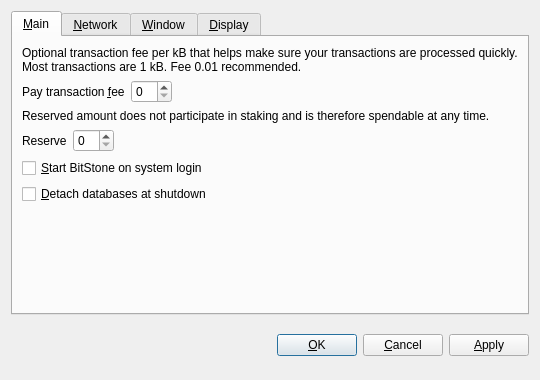
<?xml version="1.0" encoding="UTF-8"?>
<ui version="4.0">
 <class>OptionsDialog</class>
 <widget class="QDialog" name="OptionsDialog">
  <property name="geometry">
   <rect>
    <x>0</x>
    <y>0</y>
    <width>540</width>
    <height>380</height>
   </rect>
  </property>
  <property name="windowTitle">
   <string>Options</string>
  </property>
  <property name="modal">
   <bool>true</bool>
  </property>
  <layout class="QVBoxLayout" name="verticalLayout">
   <item>
    <widget class="QTabWidget" name="tabWidget">
     <property name="tabPosition">
      <enum>QTabWidget::North</enum>
     </property>
     <property name="currentIndex">
      <number>0</number>
     </property>
     <widget class="QWidget" name="tabMain">
      <attribute name="title">
       <string>&amp;Main</string>
      </attribute>
      <layout class="QVBoxLayout" name="verticalLayout_Main">
       <item>
        <widget class="QLabel" name="transactionFeeInfoLabel">
         <property name="text">
          <string>Optional transaction fee per kB that helps make sure your transactions are processed quickly. Most transactions are 1 kB. Fee 0.01 recommended.</string>
         </property>
         <property name="textFormat">
          <enum>Qt::PlainText</enum>
         </property>
         <property name="wordWrap">
          <bool>true</bool>
         </property>
        </widget>
       </item>
       <item>
        <layout class="QHBoxLayout" name="horizontalLayoutFee">
         <item>
          <widget class="QLabel" name="transactionFeeLabel">
           <property name="text">
            <string>Pay transaction &amp;fee</string>
           </property>
           <property name="textFormat">
            <enum>Qt::PlainText</enum>
           </property>
           <property name="buddy">
            <cstring>transactionFee</cstring>
           </property>
          </widget>
         </item>
         <item>
          <widget class="BitcoinAmountField" name="transactionFee"/>
         </item>
         <item>
          <spacer name="horizontalSpacerFee">
           <property name="orientation">
            <enum>Qt::Horizontal</enum>
           </property>
           <property name="sizeHint" stdset="0">
            <size>
             <width>40</width>
             <height>20</height>
            </size>
           </property>
          </spacer>
         </item>
        </layout>
       </item>
       <item>
        <widget class="QLabel" name="reserveBalanceInfoLabel">
         <property name="text">
          <string>Reserved amount does not participate in staking and is therefore spendable at any time.</string>
         </property>
         <property name="textFormat">
          <enum>Qt::PlainText</enum>
         </property>
         <property name="wordWrap">
          <bool>true</bool>
         </property>
        </widget>
       </item>
       <item>
        <layout class="QHBoxLayout" name="horizontalLayoutReserveBalance">
         <item>
          <widget class="QLabel" name="reserveBalanceLabel">
           <property name="text">
            <string>Reserve</string>
           </property>
           <property name="textFormat">
            <enum>Qt::PlainText</enum>
           </property>
           <property name="buddy">
            <cstring>reserveBalance</cstring>
           </property>
          </widget>
         </item>
         <item>
          <widget class="BitcoinAmountField" name="reserveBalance"/>
         </item>
         <item>
          <spacer name="horizontalSpacerReserveBalance">
           <property name="orientation">
            <enum>Qt::Horizontal</enum>
           </property>
           <property name="sizeHint" stdset="0">
            <size>
             <width>40</width>
             <height>20</height>
            </size>
           </property>
          </spacer>
         </item>
        </layout>
       </item>
       <item>
        <widget class="QCheckBox" name="bitcoinAtStartup">
         <property name="toolTip">
          <string>Automatically start BitStone after logging in to the system.</string>
         </property>
         <property name="text">
          <string>&amp;Start BitStone on system login</string>
         </property>
        </widget>
       </item>
       <item>
        <widget class="QCheckBox" name="detachDatabases">
         <property name="toolTip">
          <string>Detach block and address databases at shutdown. This means they can be moved to another data directory, but it slows down shutdown. The wallet is always detached.</string>
         </property>
         <property name="text">
          <string>&amp;Detach databases at shutdown</string>
         </property>
        </widget>
       </item>
       <item>
        <spacer name="verticalSpacer_Main">
         <property name="orientation">
          <enum>Qt::Vertical</enum>
         </property>
         <property name="sizeHint" stdset="0">
          <size>
           <width>20</width>
           <height>40</height>
          </size>
         </property>
        </spacer>
       </item>
      </layout>
     </widget>
     <widget class="QWidget" name="tabNetwork">
      <attribute name="title">
       <string>&amp;Network</string>
      </attribute>
      <layout class="QVBoxLayout" name="verticalLayout_Network">
       <item>
        <widget class="QCheckBox" name="mapPortUpnp">
         <property name="toolTip">
          <string>Automatically open the BitStone client port on the router. This only works when your router supports UPnP and it is enabled.</string>
         </property>
         <property name="text">
          <string>Map port using &amp;UPnP</string>
         </property>
        </widget>
       </item>
       <item>
        <widget class="QCheckBox" name="connectSocks">
         <property name="toolTip">
          <string>Connect to the BitStone network through a SOCKS proxy (e.g. when connecting through Tor).</string>
         </property>
         <property name="text">
          <string>&amp;Connect through SOCKS proxy:</string>
         </property>
        </widget>
       </item>
       <item>
        <layout class="QHBoxLayout" name="horizontalLayout_Network">
         <item>
          <widget class="QLabel" name="proxyIpLabel">
           <property name="text">
            <string>Proxy &amp;IP:</string>
           </property>
           <property name="textFormat">
            <enum>Qt::PlainText</enum>
           </property>
           <property name="buddy">
            <cstring>proxyIp</cstring>
           </property>
          </widget>
         </item>
         <item>
          <widget class="QValidatedLineEdit" name="proxyIp">
           <property name="maximumSize">
            <size>
             <width>140</width>
             <height>16777215</height>
            </size>
           </property>
           <property name="toolTip">
            <string>IP address of the proxy (e.g. 127.0.0.1)</string>
           </property>
          </widget>
         </item>
         <item>
          <widget class="QLabel" name="proxyPortLabel">
           <property name="text">
            <string>&amp;Port:</string>
           </property>
           <property name="textFormat">
            <enum>Qt::PlainText</enum>
           </property>
           <property name="buddy">
            <cstring>proxyPort</cstring>
           </property>
          </widget>
         </item>
         <item>
          <widget class="QLineEdit" name="proxyPort">
           <property name="maximumSize">
            <size>
             <width>55</width>
             <height>16777215</height>
            </size>
           </property>
           <property name="toolTip">
            <string>Port of the proxy (e.g. 9050)</string>
           </property>
          </widget>
         </item>
         <item>
          <widget class="QLabel" name="socksVersionLabel">
           <property name="text">
            <string>SOCKS &amp;Version:</string>
           </property>
           <property name="textFormat">
            <enum>Qt::PlainText</enum>
           </property>
           <property name="buddy">
            <cstring>socksVersion</cstring>
           </property>
          </widget>
         </item>
         <item>
          <widget class="QValueComboBox" name="socksVersion">
           <property name="toolTip">
            <string>SOCKS version of the proxy (e.g. 5)</string>
           </property>
          </widget>
         </item>
         <item>
          <spacer name="horizontalSpacer_Network">
           <property name="orientation">
            <enum>Qt::Horizontal</enum>
           </property>
           <property name="sizeHint" stdset="0">
            <size>
             <width>40</width>
             <height>20</height>
            </size>
           </property>
          </spacer>
         </item>
        </layout>
       </item>
       <item>
        <spacer name="verticalSpacer_Network">
         <property name="orientation">
          <enum>Qt::Vertical</enum>
         </property>
         <property name="sizeHint" stdset="0">
          <size>
           <width>20</width>
           <height>40</height>
          </size>
         </property>
        </spacer>
       </item>
      </layout>
     </widget>
     <widget class="QWidget" name="tabWindow">
      <attribute name="title">
       <string>&amp;Window</string>
      </attribute>
      <layout class="QVBoxLayout" name="verticalLayout_Window">
       <item>
        <widget class="QCheckBox" name="minimizeToTray">
         <property name="toolTip">
          <string>Show only a tray icon after minimizing the window.</string>
         </property>
         <property name="text">
          <string>&amp;Minimize to the tray instead of the taskbar</string>
         </property>
        </widget>
       </item>
       <item>
        <widget class="QCheckBox" name="minimizeOnClose">
         <property name="toolTip">
          <string>Minimize instead of exit the application when the window is closed. When this option is enabled, the application will be closed only after selecting Quit in the menu.</string>
         </property>
         <property name="text">
          <string>M&amp;inimize on close</string>
         </property>
        </widget>
       </item>
       <item>
        <spacer name="verticalSpacer_Window">
         <property name="orientation">
          <enum>Qt::Vertical</enum>
         </property>
         <property name="sizeHint" stdset="0">
          <size>
           <width>20</width>
           <height>40</height>
          </size>
         </property>
        </spacer>
       </item>
      </layout>
     </widget>
     <widget class="QWidget" name="tabDisplay">
      <attribute name="title">
       <string>&amp;Display</string>
      </attribute>
      <layout class="QVBoxLayout" name="verticalLayout_Display">
       <item>
        <layout class="QHBoxLayout" name="horizontalLayout_1_Display">
         <item>
          <widget class="QLabel" name="langLabel">
           <property name="text">
            <string>User Interface &amp;language:</string>
           </property>
           <property name="textFormat">
            <enum>Qt::PlainText</enum>
           </property>
           <property name="buddy">
            <cstring>lang</cstring>
           </property>
          </widget>
         </item>
         <item>
          <widget class="QValueComboBox" name="lang">
           <property name="toolTip">
            <string>The user interface language can be set here. This setting will take effect after restarting BitStone.</string>
           </property>
          </widget>
         </item>
        </layout>
       </item>
       <item>
        <layout class="QHBoxLayout" name="horizontalLayout_2_Display">
         <item>
          <widget class="QLabel" name="unitLabel">
           <property name="text">
            <string>&amp;Unit to show amounts in:</string>
           </property>
           <property name="textFormat">
            <enum>Qt::PlainText</enum>
           </property>
           <property name="buddy">
            <cstring>unit</cstring>
           </property>
          </widget>
         </item>
         <item>
          <widget class="QValueComboBox" name="unit">
           <property name="toolTip">
            <string>Choose the default subdivision unit to show in the interface and when sending coins.</string>
           </property>
          </widget>
         </item>
        </layout>
       </item>
       <item>
        <widget class="QCheckBox" name="displayAddresses">
         <property name="toolTip">
          <string>Whether to show BitStone addresses in the transaction list or not.</string>
         </property>
         <property name="text">
          <string>&amp;Display addresses in transaction list</string>
         </property>
        </widget>
       </item>
       <item>
        <widget class="QCheckBox" name="coinControlFeatures">
         <property name="toolTip">
          <string>Whether to show coin control features or not.</string>
         </property>
         <property name="text">
          <string>Display coin &amp;control features (experts only!)</string>
         </property>
        </widget>
       </item>
       <item>
        <spacer name="verticalSpacer_Display">
         <property name="orientation">
          <enum>Qt::Vertical</enum>
         </property>
         <property name="sizeHint" stdset="0">
          <size>
           <width>20</width>
           <height>40</height>
          </size>
         </property>
        </spacer>
       </item>
      </layout>
     </widget>
    </widget>
   </item>
   <item>
    <layout class="QHBoxLayout" name="horizontalLayout_Buttons">
     <item>
      <spacer name="horizontalSpacer_1">
       <property name="orientation">
        <enum>Qt::Horizontal</enum>
       </property>
       <property name="sizeHint" stdset="0">
        <size>
         <width>40</width>
         <height>48</height>
        </size>
       </property>
      </spacer>
     </item>
     <item>
      <widget class="QLabel" name="statusLabel">
       <property name="font">
        <font>
         <weight>75</weight>
         <bold>true</bold>
        </font>
       </property>
       <property name="text">
        <string/>
       </property>
       <property name="textFormat">
        <enum>Qt::PlainText</enum>
       </property>
       <property name="wordWrap">
        <bool>true</bool>
       </property>
      </widget>
     </item>
     <item>
      <spacer name="horizontalSpacer_2">
       <property name="orientation">
        <enum>Qt::Horizontal</enum>
       </property>
       <property name="sizeHint" stdset="0">
        <size>
         <width>40</width>
         <height>48</height>
        </size>
       </property>
      </spacer>
     </item>
     <item>
      <widget class="QPushButton" name="okButton">
       <property name="text">
        <string>&amp;OK</string>
       </property>
      </widget>
     </item>
     <item>
      <widget class="QPushButton" name="cancelButton">
       <property name="text">
        <string>&amp;Cancel</string>
       </property>
       <property name="autoDefault">
        <bool>false</bool>
       </property>
      </widget>
     </item>
     <item>
      <widget class="QPushButton" name="applyButton">
       <property name="text">
        <string>&amp;Apply</string>
       </property>
       <property name="autoDefault">
        <bool>false</bool>
       </property>
      </widget>
     </item>
    </layout>
   </item>
  </layout>
 </widget>
 <customwidgets>
  <customwidget>
   <class>BitcoinAmountField</class>
   <extends>QSpinBox</extends>
   <header>bitcoinamountfield.h</header>
  </customwidget>
  <customwidget>
   <class>QValueComboBox</class>
   <extends>QComboBox</extends>
   <header>qvaluecombobox.h</header>
  </customwidget>
  <customwidget>
   <class>QValidatedLineEdit</class>
   <extends>QLineEdit</extends>
   <header>qvalidatedlineedit.h</header>
  </customwidget>
 </customwidgets>
 <resources/>
 <connections/>
</ui>
